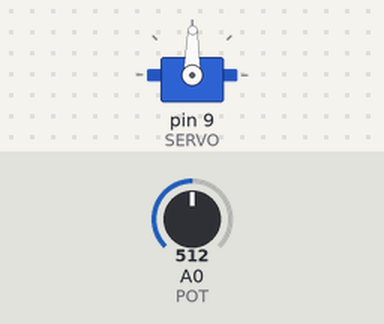
Bench run of a sketch on a simulated Arduino Uno, built with avr-gcc and run on an emulated ATmega328P. Shown: servo. The inputs (shaded band) are chosen by the test bench; at power-on: A0 (POT) = 512.

Above: at 1.2 s.
1.3 s: A0 (POT) set to 716
At 2.3 s:
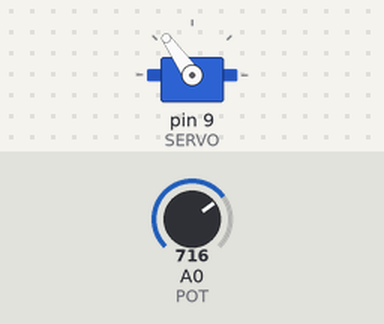
2.8 s: A0 (POT) set to 900
At 3.4 s:
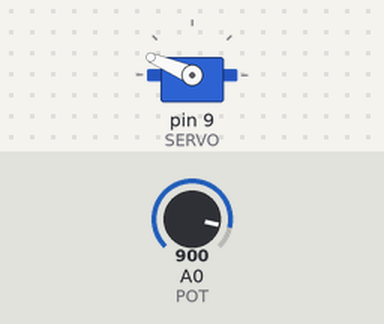
4.3 s: A0 (POT) set to 1023
At 4.6 s:
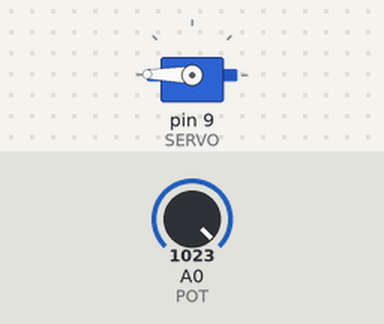
5.8 s: A0 (POT) set to 306
At 7.0 s:
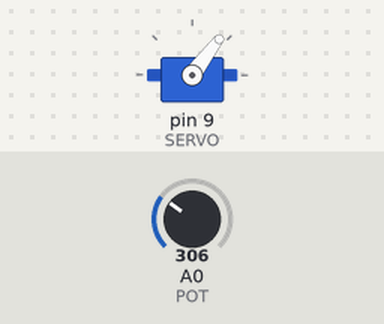
7.3 s: A0 (POT) set to 122
At 8.1 s:
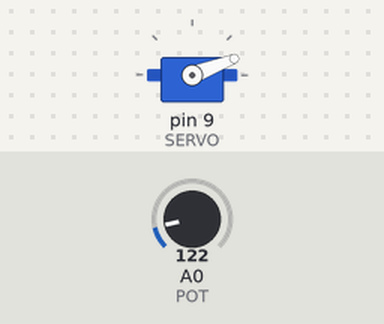
8.8 s: A0 (POT) set to 511
At 9.1 s:
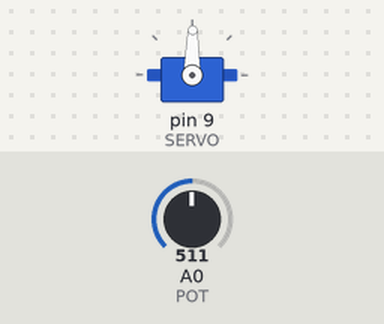
Timing chart, 0 to 11.3 s (numbered marks = the images above; inputs shaded):
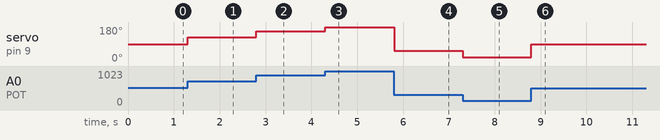

The sketch:

13-Control_a_Servo.ino
```cpp
/*
    Author: Quang Tran
    Date: July 25, 2019
*/

#include <Servo.h>

const int SERVO = 9;
const int POT = 0;

Servo servo1;
int value = 0;

void setup() {
  servo1.attach(SERVO);       // Established servo1
}

void loop() {
  value = analogRead(POT);    // Read and map the value to 0-180 degree
  value = map(value, 0, 1023, 0, 179);
  servo1.write(value);
  delay(5);
}
```

Measured:
- after the input at 1.3 s, servo on pin 9 (SERVO): 89° → 125° at once
- after the input at 2.8 s, servo on pin 9 (SERVO): 125° → 157° at once
- after the input at 4.3 s, servo on pin 9 (SERVO): 157° → 179° at once
- after the input at 5.8 s, servo on pin 9 (SERVO): 179° → 53° at once
- after the input at 7.3 s, servo on pin 9 (SERVO): 53° → 21° at once
- after the input at 8.8 s, servo on pin 9 (SERVO): 21° → 89° at once
